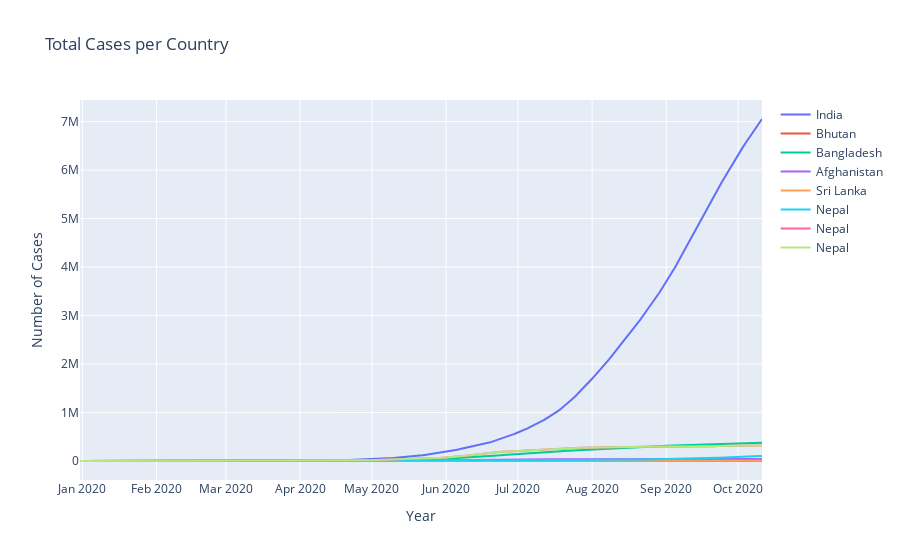

Source (notebook cell):
### Markdown cell above
# Analyzing South Asia Data

### Code cell
full_data_india = full_data[full_data['location'].apply(lambda x: True if x=='India' else False)]
full_data_Bhutan = full_data[full_data['location'].apply(lambda x: True if x=='Bhutan' else False)]
full_data_Bangladesh = full_data[full_data['location'].apply(lambda x: True if x=='Bangladesh' else False)]
full_data_Afghanistan = full_data[full_data['location'].apply(lambda x: True if x=='Afghanistan' else False)]
full_data_SriLanka = full_data[full_data['location'].apply(lambda x: True if x=='Sri Lanka' else False)]
full_data_Nepal = full_data[full_data['location'].apply(lambda x: True if x=='Nepal' else False)]
full_data_Pakistan = full_data[full_data['location'].apply(lambda x: True if x=='Pakistan' else False)]
full_data_Maldives = full_data[full_data['location'].apply(lambda x: True if x=='Maldives' else False)]


# Visualizing the time Series data 
fig = go.Figure()
fig.add_trace(go.Scatter(x=full_data_india['date'], y=full_data_india['total_cases'],name='India'))
fig.add_trace(go.Scatter(x=full_data_Bhutan['date'], y=full_data_Bhutan['total_cases'],name='Bhutan'))
fig.add_trace(go.Scatter(x=full_data_Bangladesh['date'], y=full_data_Bangladesh['total_cases'],name='Bangladesh'))
fig.add_trace(go.Scatter(x=full_data_Afghanistan['date'], y=full_data_Afghanistan['total_cases'],name='Afghanistan'))
fig.add_trace(go.Scatter(x=full_data_SriLanka['date'], y=full_data_SriLanka['total_cases'],name='Sri Lanka'))
fig.add_trace(go.Scatter(x=full_data_Nepal['date'], y=full_data_Nepal['total_cases'],name='Nepal'))
fig.add_trace(go.Scatter(x=full_data_Pakistan['date'], y=full_data_Pakistan['total_cases'],name='Nepal'))
fig.add_trace(go.Scatter(x=full_data_Pakistan['date'], y=full_data_Pakistan['total_cases'],name='Nepal'))


# Set x-axis title
fig.update_xaxes(title_text="Year")
fig.update_yaxes(title_text="Number of Cases")
fig.update_layout(title_text='Total Cases per Country')
fig.show()

### Figure 1 — Plotly figure (JSON) as saved in the notebook; plotly's stock layout.template omitted (floating-point values rounded to 4 significant figures; data arrays with more than 128 entries replaced by an {"elided": "..."} marker saying what was removed)
{"data": [{"name": "India", "type": "scatter", "x": {"elided": "286 str values"}, "y": {"elided": "286 int values"}}, {"name": "Bhutan", "type": "scatter", "x": {"elided": "215 str values"}, "y": {"elided": "215 int values"}}, {"name": "Bangladesh", "type": "scatter", "x": {"elided": "212 str values"}, "y": {"elided": "212 int values"}}, {"name": "Afghanistan", "type": "scatter", "x": {"elided": "286 str values"}, "y": {"elided": "286 int values"}}, {"name": "Sri Lanka", "type": "scatter", "x": {"elided": "286 str values"}, "y": {"elided": "286 int values"}}, {"name": "Nepal", "type": "scatter", "x": {"elided": "286 str values"}, "y": {"elided": "286 int values"}}, {"name": "Nepal", "type": "scatter", "x": {"elided": "286 str values"}, "y": {"elided": "286 int values"}}, {"name": "Nepal", "type": "scatter", "x": {"elided": "286 str values"}, "y": {"elided": "286 int values"}}], "layout": {"title": {"text": "Total Cases per Country"}, "xaxis": {"title": {"text": "Year"}}, "yaxis": {"title": {"text": "Number of Cases"}}}}
